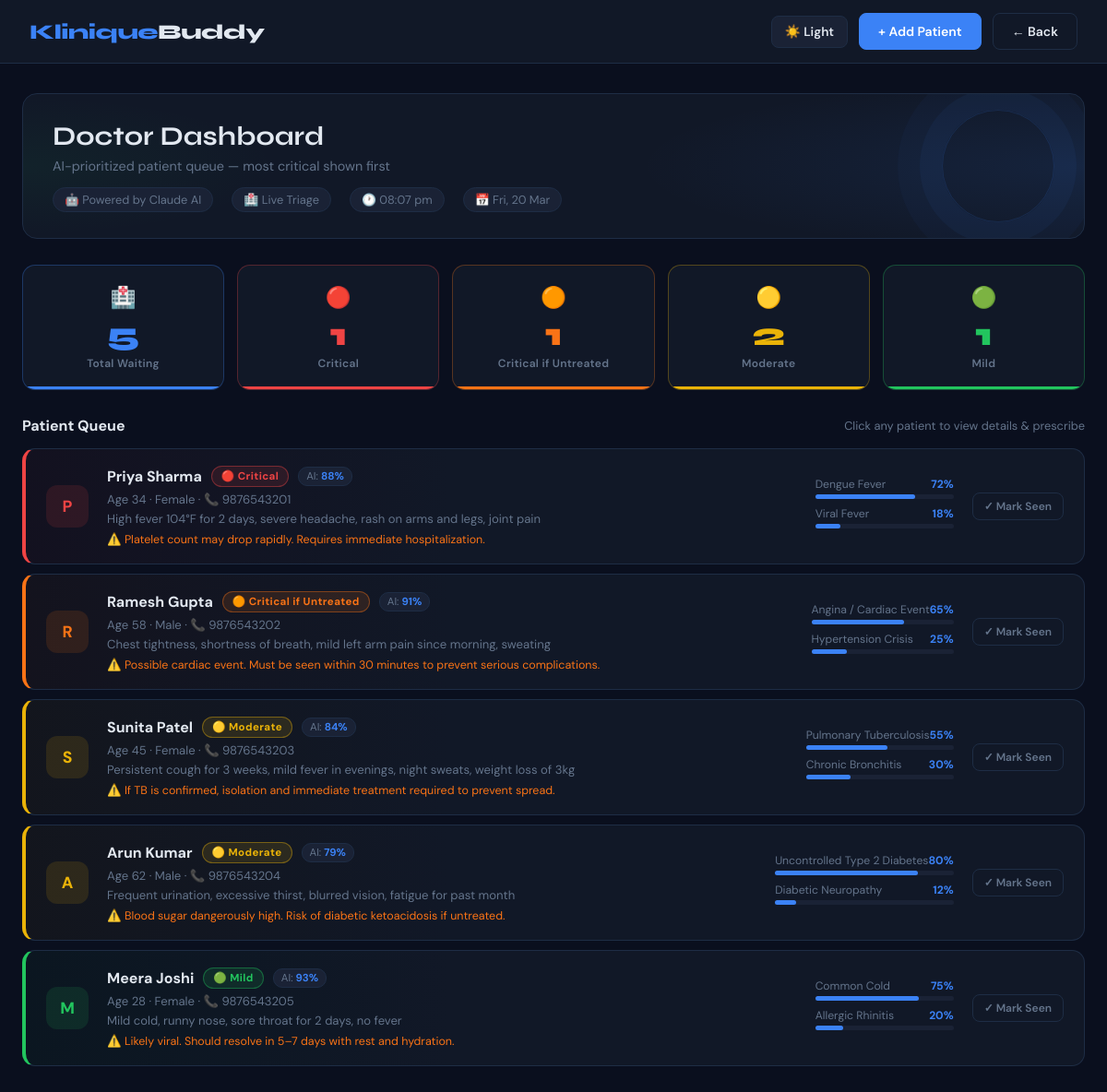
Screenshot of /doctor with the database file from the repository.
### tables this page shows
CREATE TABLE patients
                 (id INTEGER PRIMARY KEY AUTOINCREMENT,
                  name TEXT NOT NULL, phone TEXT NOT NULL,
                  age INTEGER, gender TEXT, symptoms TEXT,
                  bp TEXT, oxygen TEXT, sugar TEXT,
                  severity TEXT, severity_score INTEGER,
                  disease_predictions TEXT, progression_warning TEXT,
                  doctor_key TEXT, doctor_name TEXT, doctor_spec TEXT, doctor_room TEXT,
                  timestamp DATETIME DEFAULT CURRENT_TIMESTAMP,
                  status TEXT DEFAULT 'waiting');

### app.py (the view)
@app.route('/doctor')
def doctor():
    conn = sqlite3.connect('kritiquebuddy.db')
    conn.row_factory = sqlite3.Row
    c = conn.cursor()
    c.execute(
        'SELECT * FROM patients WHERE status="waiting" ORDER BY severity_score ASC, timestamp ASC')
    patients = [dict(row) for row in c.fetchall()]
    for p in patients:
        if p['disease_predictions']:
            p['disease_predictions'] = json.loads(p['disease_predictions'])
    c.execute('SELECT COUNT(*) FROM patients WHERE status="waiting"')
    total = c.fetchone()[0]
    c.execute(
        'SELECT COUNT(*) FROM patients WHERE severity="Critical" AND status="waiting"')
    critical = c.fetchone()[0]
    c.execute(
        'SELECT COUNT(*) FROM patients WHERE severity="Orange" AND status="waiting"')
    orange = c.fetchone()[0]
    c.execute(
        'SELECT COUNT(*) FROM patients WHERE severity="Moderate" AND status="waiting"')
    moderate = c.fetchone()[0]
    c.execute(
        'SELECT COUNT(*) FROM patients WHERE severity="Mild" AND status="waiting"')
    mild = c.fetchone()[0]
    conn.close()
    stats = {'total': total, 'critical': critical,
             'orange': orange, 'moderate': moderate, 'mild': mild}
    return render_template('doctor.html', patients=patients, stats=stats)

### Templates/doctor.html (shortened to what this page needs)
<!DOCTYPE html>
<html lang="en">
<head>
    <link rel="stylesheet" href="/static/style.css">
</head>
<body>
    <nav class="navbar">
        <div class="logo">Klinique<span>Buddy</span></div>
        <div style="display:flex;gap:12px;align-items:center;">
            <button class="theme-toggle" id="theme-btn" onclick="toggleTheme()">☀️ Light</button>
            <button class="btn btn-primary" onclick="openAddPatient()">+ Add Patient</button>
            <a href="/" class="btn btn-outline">← Back</a>
        </div>
    </nav>
    <div class="container">
        <div class="dashboard-banner">
            <div class="banner-content">
                <h1>Doctor Dashboard</h1>
                <p>AI-prioritized patient queue — most critical shown first</p>
                <div class="banner-meta">
                    <span>🤖 Powered by Claude AI</span>
                    <span>🏥 Live Triage</span>
                    <span id="banner-time"></span>
                    <span id="banner-date"></span>
                </div>
            </div>
        </div>
        <div class="stats-grid">
            <div class="stat-card stat-total">
                <div class="stat-icon">🏥</div>
                <div class="stat-number" id="stat-total">{{ stats.total }}</div>
                <div class="stat-label">Total Waiting</div>
            </div>
            <div class="stat-card stat-critical">
                <div class="stat-icon">🔴</div>
                <div class="stat-number">{{ stats.critical }}</div>
                <div class="stat-label">Critical</div>
            </div>
            <div class="stat-card stat-orange">
                <div class="stat-icon">🟠</div>
                <div class="stat-number">{{ stats.orange }}</div>
                <div class="stat-label">Critical if Untreated</div>
            </div>
            <div class="stat-card stat-moderate">
                <div class="stat-icon">🟡</div>
                <div class="stat-number">{{ stats.moderate }}</div>
                <div class="stat-label">Moderate</div>
            </div>
            <div class="stat-card stat-mild">
                <div class="stat-icon">🟢</div>
                <div class="stat-number">{{ stats.mild }}</div>
                <div class="stat-label">Mild</div>
            </div>
        </div>
        <div class="queue-header">
            <h2>Patient Queue</h2>
            <span style="font-size:0.8rem;color:var(--text-muted);">Click any patient to view details &amp;
                prescribe</span>
        </div>
        <div class="patient-queue" id="active-queue">
            {% if patients %}
            {% for p in patients %}
            <div class="patient-card {{ p.severity | lower }}" id="pcard-{{ p.id }}"
                data-patient='{{ p | tojson | safe }}'>
                <div class="patient-avatar avatar-{{ p.severity | lower }}"
                    onclick="openPatient(document.getElementById('pcard-{{ p.id }}'))">
                    {{ p.name[0] | upper }}
                </div>
                <div style="flex:1;" onclick="openPatient(document.getElementById('pcard-{{ p.id }}'))">
                    <div style="display:flex;align-items:center;gap:10px;margin-bottom:5px;flex-wrap:wrap;">
                        <span class="patient-name">{{ p.name }}</span>
                        <span class="badge badge-{{ p.severity | lower }}">
                            {% if p.severity == 'Critical' %}🔴 Critical
                            {% elif p.severity == 'Orange' %}🟠 Critical if Untreated
                            {% elif p.severity == 'Moderate' %}🟡 Moderate
                            {% else %}🟢 Mild{% endif %}
                        </span>
                        <span
                            style="font-size:0.72rem;color:var(--text-muted);background:var(--surface2);padding:2px 8px;border-radius:10px;border:1px solid var(--border);">
                            AI: <strong style="color:var(--accent);">{{ [95,88,91,84,79,93,87][(p.id % 7)] }}%</strong>
                        </span>
                    </div>
                    <div class="patient-meta">Age {{ p.age }} · {{ p.gender }} · 📞 {{ p.phone }}</div>
                    <div class="patient-meta" style="margin-top:4px;">{{ p.symptoms[:90] }}</div>
                    {% if p.progression_warning %}
                    <div style="font-size:0.78rem;color:var(--orange);margin-top:6px;">⚠️ {{ p.progression_warning }}
                    </div>
                    {% endif %}
                </div>
                <div style="min-width:150px;flex-shrink:0;"
                    onclick="openPatient(document.getElementById('pcard-{{ p.id }}'))">
                    {% if p.disease_predictions %}
                    {% for d in p.disease_predictions[:2] %}
                    <div style="margin-bottom:8px;">
                        <div style="display:flex;justify-content:space-between;font-size:0.76rem;margin-bottom:3px;">
                            <span style="color:var(--text-muted);">{{ d.name }}</span>
                            <span style="color:var(--accent);font-weight:700;">{{ d.likelihood }}%</span>
                        </div>
                        <div class="disease-bar">
                            <div class="disease-fill" style="width:{{ d.likelihood | int }}%"></div>
                        </div>
                    </div>
                    {% endfor %}
                    {% endif %}
                </div>
                <button class="mark-seen-btn" onclick="markSeen({{ p.id }})">✓ Mark Seen</button>
            </div>
            {% endfor %}
            {% endif %}
        </div>
    </div>
</body>
</html>

### Templates/doctor.html (style rules this page uses)
.mark-seen-btn { background: transparent; border: 1.5px solid var(--border); border-radius: 8px; padding: 6px 12px; font-size: 0.75rem; font-weight: 600; color: var(--text-muted); cursor: pointer; font-family: 'DM Sans', sans-serif; transition: all 0.2s; white-space: nowrap; flex-shrink: 0; }

### rows the page displays
patients: name "P", name "Priya Sharma", severity "🔴 Critical", sugar "88", age "34", gender "Female", phone "9876543201", symptoms "High fever 104°F for 2 days, severe headache, rash on arms and legs, joint pain", progression_warning "Platelet count may drop rapidly. Requires immediate hospitalization.", {{ p.id }} 1 (drawn), name "Dengue Fever" "Viral Fever", likelihood "72" "18"
patients: name "R", name "Ramesh Gupta", severity "🟠 Critical if Untreated", id "91", age "58", gender "Male", phone "9876543202", symptoms "Chest tightness, shortness of breath, mild left arm pain since morning, sweating", progression_warning "Possible cardiac event. Must be seen within 30 minutes to prevent serious complications.", name "Angina / Cardiac Event" "Hypertension Crisis", likelihood "65" "25"
patients: name "S", name "Sunita Patel", severity "🟡 Moderate", id "84", age "45", gender "Female", phone "9876543203", symptoms "Persistent cough for 3 weeks, mild fever in evenings, night sweats, weight loss of 3kg", progression_warning "If TB is confirmed, isolation and immediate treatment required to prevent spread.", name "Pulmonary Tuberculosis" "Chronic Bronchitis", likelihood "55" "30"
patients: name "A", name "Arun Kumar", severity "🟡 Moderate", id "79", age "62", gender "Male", phone "9876543204", symptoms "Frequent urination, excessive thirst, blurred vision, fatigue for past month", progression_warning "Blood sugar dangerously high. Risk of diabetic ketoacidosis if untreated.", name "Uncontrolled Type 2 Diabetes" "Diabetic Neuropathy", likelihood "80" "12"
patients: name "M", name "Meera Joshi", severity "🟢 Mild", id "93", age "28", gender "Female", phone "9876543205", symptoms "Mild cold, runny nose, sore throat for 2 days, no fever", progression_warning "Likely viral. Should resolve in 5–7 days with rest and hydration.", name "Common Cold" "Allergic Rhinitis", likelihood "75" "20"

### other values shown
{{ stats.total }} "5"
{{ stats.critical }} "1"
{{ stats.orange }} "1"
{{ stats.moderate }} "2"
{{ stats.mild }} "1"
